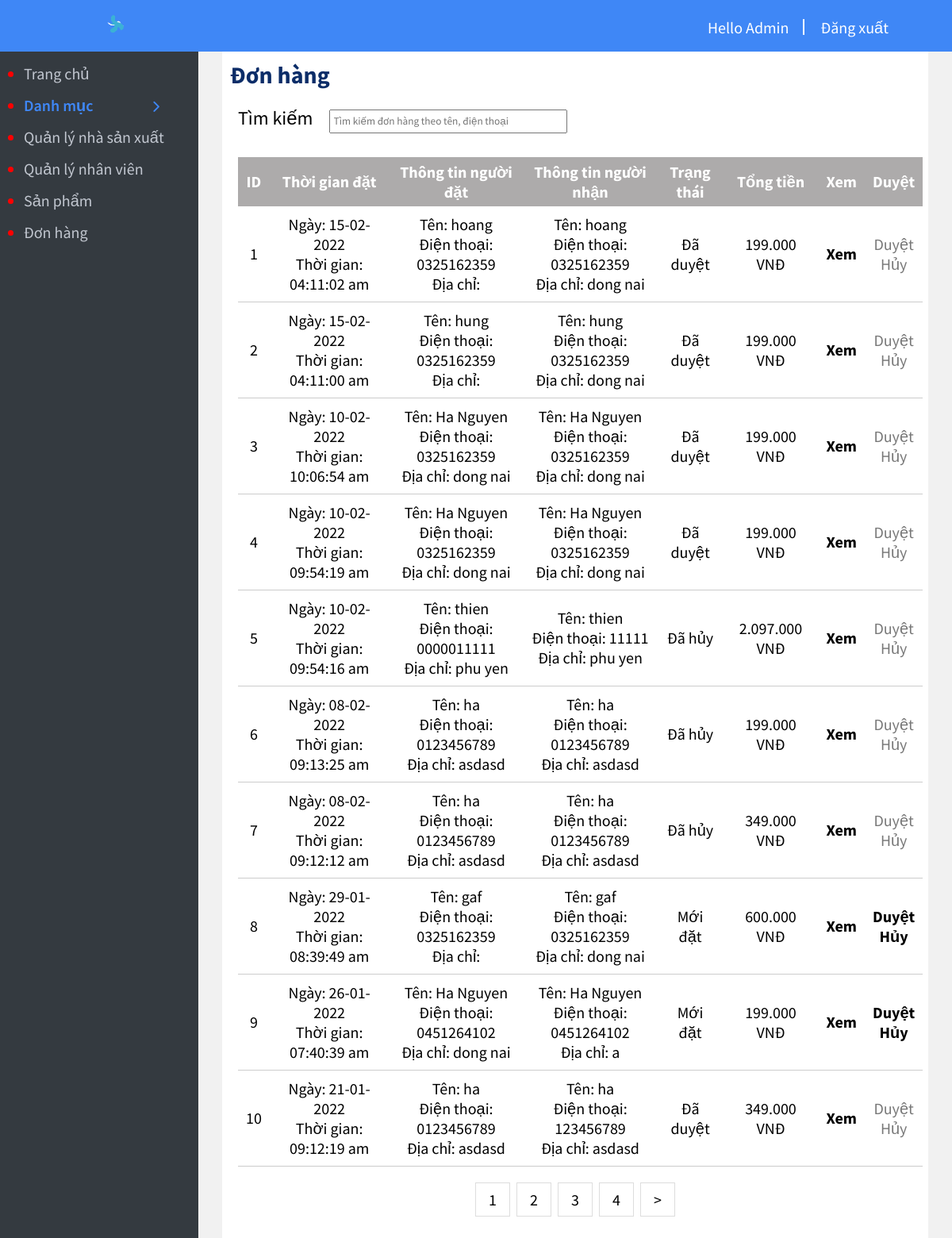
The page /admin/orders/index.php (signed in) on the database its author committed.
### tables this page shows
CREATE TABLE `orders` (
  `id` int(11) NOT NULL,
  `time` timestamp NOT NULL DEFAULT CURRENT_TIMESTAMP ON UPDATE CURRENT_TIMESTAMP,
  `name_receive` varchar(50) NOT NULL,
  `phone_receive` varchar(11) NOT NULL,
  `address_receive` text NOT NULL,
  `note` text NOT NULL,
  `status` int(11) NOT NULL,
  `customer_id` int(11) NOT NULL,
  `total_price` float NOT NULL
);

CREATE TABLE `customer` (
  `id` int(11) NOT NULL,
  `name` varchar(50) NOT NULL,
  `gender` tinyint(1) DEFAULT NULL,
  `birthday` date DEFAULT NULL,
  `email` varchar(50) NOT NULL,
  `password` varchar(50) NOT NULL,
  `token` varchar(50) DEFAULT NULL,
  `phone` varchar(11) NOT NULL,
  `address` text NOT NULL
);

### admin/orders/index.php (the view, shortened to what this page needs)
<?php require'../menu_top.php'?>
<?php require '../connect.php';
$search='';
$count_orders="select count(*) from orders join customer on orders.customer_id=customer.id
where  phone like '%$search%' or name like '%$search%'
or customer.phone like '%$search%' or customer.name like '%$search%'
ORDER BY orders.time desc";
$array_orders=mysqli_query($connect,$count_orders);
$result_orders=mysqli_fetch_array($array_orders);
$number_orders=$result_orders['count(*)'];
$orders_number_in_page=10;
$page=ceil($number_orders/$orders_number_in_page);
$get_page=1;
$passed=$orders_number_in_page*($get_page-1);
$sql="select orders.*,customer.name,customer.phone,customer.address,LPAD(phone_receive, 10, '0') AS phone
from orders
join customer on orders.customer_id=customer.id
where  phone like '%$search%' or name like '%$search%'
or customer.phone like '%$search%' or customer.name like '%$search%'
ORDER BY orders.time desc
limit $orders_number_in_page offset $passed
";
$result=mysqli_query($connect,$sql);
?>
	<h2 style="padding: 10px; display: inline-block; color: #0c2d68;" >Đơn hàng</h2>
	<div style="padding: 10px 20px;">
		<form action="">
			<span style="font-size: 24px; ">Tìm kiếm</span>
		<input style="margin: 0 0 0 16px; width: 300px; height: 30px;"  type="search" name="search"
		value="<?php echo $search?>"  placeholder="Tìm kiếm đơn hàng theo tên, điện thoại">
	</form></div>
	<table>
		<tr>
			<th>ID</th>
			<th>Thời gian đặt</th>
			<th>Thông tin người đặt</th>
			<th>Thông tin người nhận</th>
			<th>Trạng thái</th>
			<th>Tổng tiền</th>
			<th>Xem</th>
			<th>Duyệt</th>
		</tr>
		<?php foreach ($result as $id => $each) { ?>
			<tr style="text-align:center;">
				<td><?php echo $id+1?></td>
				<td><?php
				$d=strtotime($each['time']);
				echo "Ngày: ". date("d-m-Y",$d) ."<br>";
				echo "Thời gian: " .date("h:i:s a",$d)
				?></td>
				<td>
					Tên: <?php echo $each['name']?>
					<br>
					Điện thoại: <?php echo $each['phone']?>
					<br>
					Địa chỉ: <?php echo $each['address']?>
				</td>
				<td>
					Tên: <?php echo $each['name_receive']?>
					<br>
					Điện thoại: <?php echo $each['phone_receive']?>
					<br>
					Địa chỉ: <?php echo $each['address_receive']?>
				</td>
				<td>
					<?php switch ($each['status']) {
						case '0':
							echo "Mới đặt";
							break;
						case '1':
							echo "Đã duyệt";
							break;
						case '2':
							echo "Đã hủy";
							break;
					} ?>
				</td>
				<td>
					<?php echo number_format($each['total_price'], 0, '', '.')?> VNĐ
				</td>
				<td>
					<a class="alter_style" href="detail.php?id=<?php echo $each['id']?>">Xem</a>
				</td>
				<?php if($each['status']==0){?>
				<td>
					<a  class="alter_style" href="update.php?id=<?php echo $each['id']?>&status=1">Duyệt</a>
					<br>
					<a class="alter_style" href="update.php?id=<?php echo $each['id']?>&status=2">Hủy</a>
				</td>
				<?php }else{  ?>
				<td>
						<span style="color:rgb(120, 120, 120);">Duyệt</span>
					<br>
						<span style="color:rgb(120, 120, 120);">Hủy</span>
				</td>
				<?php } ?>
			</tr>
		<?php } ?>
	</table>
<div class="pagination">
		<?php for($i=1;$i<=$page;$i++){ ?>
			<a href="?page=<?php echo $i?>&search=<?php echo $search?>">
				<?php echo $i?>
				</a>
		<?php } ?>
		<?php if($get_page<$page){
			$next=$get_page+1; ?>
		<a href="?page=<?php echo $next ?>&search=<?php echo $search?>">></a>
		<?php } ?>
</div>
<?php require'../menu_bottom.php'?>

### admin/css/style.css (style rules this page uses)
* { margin: 0; padding: 0; box-sizing: none; font-family: 'Source Sans Pro', sans-serif; }
table, td, th { border: 0 solid black; }
table { width: 97%; border-collapse: collapse; margin: 20px; }
table, td { border-bottom: 1px solid #ccc; padding: 10px; }
.alter_style { text-decoration: none; color: black; font-weight: bold; }
th { padding: 6px 0px; color: white; background-color: #adabab; }
input ,textarea ,select { width: 200px; padding: 4px; margin: 4px; }
input { outline: none; }
.pagination { display: flex; justify-content: center; padding-bottom: 40px; }
.pagination a { color: black; padding: 8px 16px; text-decoration: none; transition: background-color .3s; border: 1px solid #ddd; margin: 0 4px; }

### rows shown on the page
orders: time "15-02-2022", time "04:11:02 am", customer.name "hoang", phone "0325162359", name_receive "hoang", phone_receive "0325162359", address_receive "dong nai", status "Đã duyệt", total_price "199.000"
orders: time "15-02-2022", time "04:11:00 am", customer.name "hung", phone "0325162359", name_receive "hung", phone_receive "0325162359", address_receive "dong nai", status "Đã duyệt", total_price "199.000"
orders: time "10-02-2022", time "10:06:54 am", customer.name "Ha Nguyen", phone "0325162359", customer.address "dong nai", name_receive "Ha Nguyen", phone_receive "0325162359", address_receive "dong nai", status "Đã duyệt", total_price "199.000"
orders: time "10-02-2022", time "09:54:19 am", customer.name "Ha Nguyen", phone "0325162359", customer.address "dong nai", name_receive "Ha Nguyen", phone_receive "0325162359", address_receive "dong nai", status "Đã duyệt", total_price "199.000"
orders: time "10-02-2022", time "09:54:16 am", customer.name "thien", phone "0000011111", customer.address "phu yen", name_receive "thien", phone_receive "11111", address_receive "phu yen", status "Đã hủy", total_price "2.097.000"
orders: time "08-02-2022", time "09:13:25 am", customer.name "ha", phone "0123456789", customer.address "asdasd", name_receive "ha", phone_receive "0123456789", address_receive "asdasd", status "Đã hủy", total_price "199.000"
orders: time "08-02-2022", time "09:12:12 am", customer.name "ha", phone "0123456789", customer.address "asdasd", name_receive "ha", phone_receive "0123456789", address_receive "asdasd", status "Đã hủy", total_price "349.000"
orders: time "29-01-2022", time "08:39:49 am", customer.name "gaf", phone "0325162359", name_receive "gaf", phone_receive "0325162359", address_receive "dong nai", status "Mới đặt", total_price "600.000"
orders: time "26-01-2022", time "07:40:39 am", customer.name "Ha Nguyen", phone "0451264102", customer.address "dong nai", name_receive "Ha Nguyen", phone_receive "0451264102", address_receive "a", status "Mới đặt", total_price "199.000"
orders: time "21-01-2022", time "09:12:19 am", customer.name "ha", phone "0123456789", customer.address "asdasd", name_receive "ha", phone_receive "123456789", address_receive "asdasd", status "Đã duyệt", total_price "349.000"

### other values the page prints
$_SESSION['name_admin'] "Admin"
